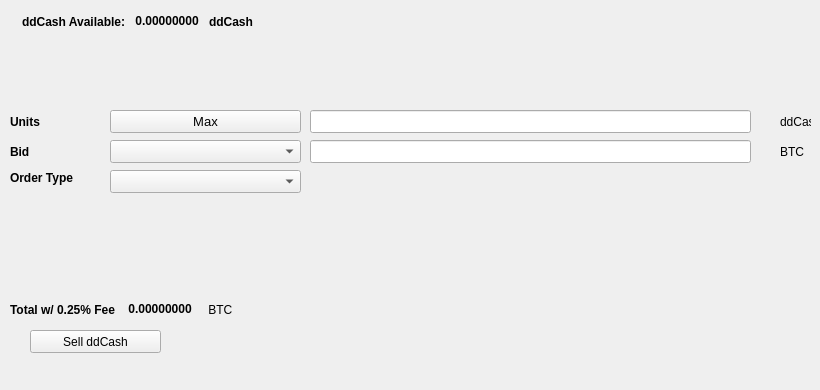
   <widget class="QWidget" name="SellTab">
    <attribute name="title">
     <string>Sell</string>
    </attribute>
    <widget class="QLabel" name="label_16">
     <property name="geometry">
      <rect>
       <x>780</x>
       <y>140</y>
       <width>31</width>
       <height>23</height>
      </rect>
     </property>
     <property name="text">
      <string>BTC</string>
     </property>
    </widget>
    <widget class="QComboBox" name="SellBidcomboBox">
     <property name="geometry">
      <rect>
       <x>110</x>
       <y>140</y>
       <width>191</width>
       <height>23</height>
      </rect>
     </property>
     <property name="font">
      <font>
       <pointsize>10</pointsize>
      </font>
     </property>
    </widget>
    <widget class="QLabel" name="label_18">
     <property name="geometry">
      <rect>
       <x>10</x>
       <y>110</y>
       <width>46</width>
       <height>23</height>
      </rect>
     </property>
     <property name="font">
      <font>
       <weight>75</weight>
       <bold>true</bold>
      </font>
     </property>
     <property name="text">
      <string>Units</string>
     </property>
    </widget>
    <widget class="QPushButton" name="Sell_Max_Amount">
     <property name="geometry">
      <rect>
       <x>110</x>
       <y>110</y>
       <width>191</width>
       <height>23</height>
      </rect>
     </property>
     <property name="font">
      <font>
       <pointsize>10</pointsize>
      </font>
     </property>
     <property name="text">
      <string>Max</string>
     </property>
    </widget>
    <widget class="QLabel" name="label_20">
     <property name="geometry">
      <rect>
       <x>10</x>
       <y>170</y>
       <width>91</width>
       <height>16</height>
      </rect>
     </property>
     <property name="font">
      <font>
       <weight>75</weight>
       <bold>true</bold>
      </font>
     </property>
     <property name="text">
      <string>Order Type</string>
     </property>
    </widget>
    <widget class="QComboBox" name="SellOrdertypeCombo">
     <property name="geometry">
      <rect>
       <x>110</x>
       <y>170</y>
       <width>191</width>
       <height>23</height>
      </rect>
     </property>
     <property name="font">
      <font>
       <pointsize>10</pointsize>
      </font>
     </property>
    </widget>
    <widget class="QLabel" name="label_21">
     <property name="geometry">
      <rect>
       <x>10</x>
       <y>140</y>
       <width>46</width>
       <height>23</height>
      </rect>
     </property>
     <property name="font">
      <font>
       <weight>75</weight>
       <bold>true</bold>
      </font>
     </property>
     <property name="text">
      <string>Bid</string>
     </property>
    </widget>
    <widget class="QLabel" name="label_22">
     <property name="geometry">
      <rect>
       <x>780</x>
       <y>110</y>
       <width>31</width>
       <height>23</height>
      </rect>
     </property>
     <property name="text">
      <string>ddCash</string>
     </property>
    </widget>
    <widget class="QLineEdit" name="UnitsInputddCash">
     <property name="geometry">
      <rect>
       <x>310</x>
       <y>110</y>
       <width>441</width>
       <height>23</height>
      </rect>
     </property>
     <property name="font">
      <font>
       <pointsize>9</pointsize>
       <weight>75</weight>
       <bold>true</bold>
      </font>
     </property>
    </widget>
    <widget class="QLineEdit" name="SellBidPriceEdit">
     <property name="geometry">
      <rect>
       <x>310</x>
       <y>140</y>
       <width>441</width>
       <height>23</height>
      </rect>
     </property>
     <property name="font">
      <font>
       <pointsize>9</pointsize>
       <weight>75</weight>
       <bold>true</bold>
      </font>
     </property>
    </widget>
    <widget class="QPushButton" name="SellddCashBTN">
     <property name="geometry">
      <rect>
       <x>30</x>
       <y>330</y>
       <width>131</width>
       <height>23</height>
      </rect>
     </property>
     <property name="text">
      <string>Sell ddCash</string>
     </property>
     <property name="icon">
      <iconset resource="../ddcash">
       <normaloff>:/icons/bitcoin</normaloff>:/icons/bitcoin</iconset>
     </property>
    </widget>
    <widget class="QWidget" name="layoutWidget3">
     <property name="geometry">
      <rect>
       <x>22</x>
       <y>12</y>
       <width>258</width>
       <height>19</height>
      </rect>
     </property>
     <layout class="QHBoxLayout" name="horizontalLayout">
      <item>
       <widget class="QLabel" name="label232_2">
        <property name="font">
         <font>
          <weight>75</weight>
          <bold>true</bold>
         </font>
        </property>
        <property name="text">
         <string>ddCash Available:</string>
        </property>
       </widget>
      </item>
      <item>
       <widget class="QLabel" name="ddCashAvailableLabel">
        <property name="palette">
         <palette>
          <active>
           <colorrole role="WindowText">
            <brush brushstyle="SolidPattern">
             <color alpha="255">
              <red>0</red>
              <green>0</green>
              <blue>0</blue>
             </color>
            </brush>
           </colorrole>
           <colorrole role="Button">
            <brush brushstyle="SolidPattern">
             <color alpha="255">
              <red>0</red>
              <green>170</green>
              <blue>0</blue>
             </color>
            </brush>
           </colorrole>
           <colorrole role="Light">
            <brush brushstyle="SolidPattern">
             <color alpha="255">
              <red>0</red>
              <green>255</green>
              <blue>0</blue>
             </color>
            </brush>
           </colorrole>
           <colorrole role="Midlight">
            <brush brushstyle="SolidPattern">
             <color alpha="255">
              <red>0</red>
              <green>212</green>
              <blue>0</blue>
             </color>
            </brush>
           </colorrole>
           <colorrole role="Dark">
            <brush brushstyle="SolidPattern">
             <color alpha="255">
              <red>0</red>
              <green>85</green>
              <blue>0</blue>
             </color>
            </brush>
           </colorrole>
           <colorrole role="Mid">
            <brush brushstyle="SolidPattern">
             <color alpha="255">
              <red>0</red>
              <green>113</green>
              <blue>0</blue>
             </color>
            </brush>
           </colorrole>
           <colorrole role="Text">
            <brush brushstyle="SolidPattern">
             <color alpha="255">
              <red>0</red>
              <green>170</green>
              <blue>0</blue>
             </color>
            </brush>
           </colorrole>
           <colorrole role="BrightText">
            <brush brushstyle="SolidPattern">
             <color alpha="255">
              <red>255</red>
              <green>255</green>
              <blue>255</blue>
             </color>
            </brush>
           </colorrole>
           <colorrole role="ButtonText">
            <brush brushstyle="SolidPattern">
             <color alpha="255">
              <red>0</red>
              <green>0</green>
              <blue>0</blue>
             </color>
            </brush>
           </colorrole>
           <colorrole role="Base">
            <brush brushstyle="SolidPattern">
             <color alpha="255">
              <red>255</red>
              <green>255</green>
              <blue>255</blue>
             </color>
            </brush>
           </colorrole>
           <colorrole role="Window">
            <brush brushstyle="SolidPattern">
             <color alpha="255">
              <red>0</red>
              <green>170</green>
              <blue>0</blue>
             </color>
            </brush>
           </colorrole>
           <colorrole role="Shadow">
            <brush brushstyle="SolidPattern">
             <color alpha="255">
              <red>0</red>
              <green>0</green>
              <blue>0</blue>
             </color>
            </brush>
           </colorrole>
           <colorrole role="AlternateBase">
            <brush brushstyle="SolidPattern">
             <color alpha="255">
              <red>127</red>
              <green>212</green>
              <blue>127</blue>
             </color>
            </brush>
           </colorrole>
           <colorrole role="ToolTipBase">
            <brush brushstyle="SolidPattern">
             <color alpha="255">
              <red>255</red>
              <green>255</green>
              <blue>220</blue>
             </color>
            </brush>
           </colorrole>
           <colorrole role="ToolTipText">
            <brush brushstyle="SolidPattern">
             <color alpha="255">
              <red>0</red>
              <green>0</green>
              <blue>0</blue>
             </color>
            </brush>
           </colorrole>
          </active>
          <inactive>
           <colorrole role="WindowText">
            <brush brushstyle="SolidPattern">
             <color alpha="255">
              <red>0</red>
              <green>0</green>
              <blue>0</blue>
             </color>
            </brush>
           </colorrole>
           <colorrole role="Button">
            <brush brushstyle="SolidPattern">
             <color alpha="255">
              <red>0</red>
              <green>170</green>
              <blue>0</blue>
             </color>
            </brush>
           </colorrole>
           <colorrole role="Light">
            <brush brushstyle="SolidPattern">
             <color alpha="255">
              <red>0</red>
              <green>255</green>
              <blue>0</blue>
             </color>
            </brush>
           </colorrole>
           <colorrole role="Midlight">
            <brush brushstyle="SolidPattern">
             <color alpha="255">
              <red>0</red>
              <green>212</green>
              <blue>0</blue>
             </color>
            </brush>
           </colorrole>
           <colorrole role="Dark">
            <brush brushstyle="SolidPattern">
             <color alpha="255">
              <red>0</red>
              <green>85</green>
              <blue>0</blue>
             </color>
            </brush>
           </colorrole>
           <colorrole role="Mid">
            <brush brushstyle="SolidPattern">
             <color alpha="255">
              <red>0</red>
              <green>113</green>
              <blue>0</blue>
             </color>
            </brush>
           </colorrole>
           <colorrole role="Text">
            <brush brushstyle="SolidPattern">
             <color alpha="255">
              <red>0</red>
              <green>170</green>
              <blue>0</blue>
             </color>
            </brush>
           </colorrole>
           <colorrole role="BrightText">
            <brush brushstyle="SolidPattern">
             <color alpha="255">
              <red>255</red>
              <green>255</green>
              <blue>255</blue>
             </color>
            </brush>
           </colorrole>
           <colorrole role="ButtonText">
            <brush brushstyle="SolidPattern">
             <color alpha="255">
              <red>0</red>
              <green>0</green>
              <blue>0</blue>
             </color>
            </brush>
           </colorrole>
           <colorrole role="Base">
            <brush brushstyle="SolidPattern">
             <color alpha="255">
              <red>255</red>
              <green>255</green>
              <blue>255</blue>
             </color>
            </brush>
           </colorrole>
           <colorrole role="Window">
            <brush brushstyle="SolidPattern">
             <color alpha="255">
              <red>0</red>
              <green>170</green>
              <blue>0</blue>
             </color>
            </brush>
           </colorrole>
           <colorrole role="Shadow">
            <brush brushstyle="SolidPattern">
             <color alpha="255">
              <red>0</red>
              <green>0</green>
              <blue>0</blue>
             </color>
            </brush>
           </colorrole>
           <colorrole role="AlternateBase">
            <brush brushstyle="SolidPattern">
             <color alpha="255">
              <red>127</red>
              <green>212</green>
              <blue>127</blue>
             </color>
            </brush>
           </colorrole>
           <colorrole role="ToolTipBase">
            <brush brushstyle="SolidPattern">
             <color alpha="255">
              <red>255</red>
              <green>255</green>
              <blue>220</blue>
             </color>
            </brush>
           </colorrole>
           <colorrole role="ToolTipText">
            <brush brushstyle="SolidPattern">
             <color alpha="255">
              <red>0</red>
              <green>0</green>
              <blue>0</blue>
             </color>
            </brush>
           </colorrole>
          </inactive>
          <disabled>
           <colorrole role="WindowText">
            <brush brushstyle="SolidPattern">
             <color alpha="255">
              <red>0</red>
              <green>85</green>
              <blue>0</blue>
             </color>
            </brush>
           </colorrole>
           <colorrole role="Button">
            <brush brushstyle="SolidPattern">
             <color alpha="255">
              <red>0</red>
              <green>170</green>
              <blue>0</blue>
             </color>
            </brush>
           </colorrole>
           <colorrole role="Light">
            <brush brushstyle="SolidPattern">
             <color alpha="255">
              <red>0</red>
              <green>255</green>
              <blue>0</blue>
             </color>
            </brush>
           </colorrole>
           <colorrole role="Midlight">
            <brush brushstyle="SolidPattern">
             <color alpha="255">
              <red>0</red>
              <green>212</green>
              <blue>0</blue>
             </color>
            </brush>
           </colorrole>
           <colorrole role="Dark">
            <brush brushstyle="SolidPattern">
             <color alpha="255">
              <red>0</red>
              <green>85</green>
              <blue>0</blue>
             </color>
            </brush>
           </colorrole>
           <colorrole role="Mid">
            <brush brushstyle="SolidPattern">
             <color alpha="255">
              <red>0</red>
              <green>113</green>
              <blue>0</blue>
             </color>
            </brush>
           </colorrole>
           <colorrole role="Text">
            <brush brushstyle="SolidPattern">
             <color alpha="255">
              <red>0</red>
              <green>85</green>
              <blue>0</blue>
             </color>
            </brush>
           </colorrole>
           <colorrole role="BrightText">
            <brush brushstyle="SolidPattern">
             <color alpha="255">
              <red>255</red>
              <green>255</green>
              <blue>255</blue>
             </color>
            </brush>
           </colorrole>
           <colorrole role="ButtonText">
            <brush brushstyle="SolidPattern">
             <color alpha="255">
              <red>0</red>
              <green>85</green>
              <blue>0</blue>
             </color>
            </brush>
           </colorrole>
           <colorrole role="Base">
            <brush brushstyle="SolidPattern">
             <color alpha="255">
              <red>0</red>
              <green>170</green>
              <blue>0</blue>
             </color>
            </brush>
           </colorrole>
           <colorrole role="Window">
            <brush brushstyle="SolidPattern">
             <color alpha="255">
              <red>0</red>
              <green>170</green>
              <blue>0</blue>
             </color>
            </brush>
           </colorrole>
           <colorrole role="Shadow">
            <brush brushstyle="SolidPattern">
             <color alpha="255">
              <red>0</red>
              <green>0</green>
              <blue>0</blue>
             </color>
            </brush>
           </colorrole>
           <colorrole role="AlternateBase">
            <brush brushstyle="SolidPattern">
             <color alpha="255">
              <red>0</red>
              <green>170</green>
              <blue>0</blue>
             </color>
            </brush>
           </colorrole>
           <colorrole role="ToolTipBase">
            <brush brushstyle="SolidPattern">
             <color alpha="255">
              <red>255</red>
              <green>255</green>
              <blue>220</blue>
             </color>
            </brush>
           </colorrole>
           <colorrole role="ToolTipText">
            <brush brushstyle="SolidPattern">
             <color alpha="255">
              <red>0</red>
              <green>0</green>
              <blue>0</blue>
             </color>
            </brush>
           </colorrole>
          </disabled>
         </palette>
        </property>
        <property name="font">
         <font>
          <weight>75</weight>
          <bold>true</bold>
         </font>
        </property>
        <property name="text">
         <string> 0.00000000 </string>
        </property>
        <property name="textInteractionFlags">
         <set>Qt::LinksAccessibleByMouse|Qt::TextSelectableByKeyboard|Qt::TextSelectableByMouse</set>
        </property>
       </widget>
      </item>
      <item>
       <widget class="QLabel" name="labelddCash">
        <property name="font">
         <font>
          <weight>75</weight>
          <bold>true</bold>
         </font>
        </property>
        <property name="text">
         <string>ddCash</string>
        </property>
       </widget>
      </item>
     </layout>
    </widget>
    <widget class="QWidget" name="layoutWidget">
     <property name="geometry">
      <rect>
       <x>10</x>
       <y>300</y>
       <width>268</width>
       <height>19</height>
      </rect>
     </property>
     <layout class="QHBoxLayout" name="horizontalLayout_2">
      <item>
       <widget class="QLabel" name="label_19">
        <property name="font">
         <font>
          <weight>75</weight>
          <bold>true</bold>
         </font>
        </property>
        <property name="text">
         <string>Total w/ 0.25% Fee </string>
        </property>
       </widget>
      </item>
      <item>
       <widget class="QLabel" name="SellCostLabel">
        <property name="palette">
         <palette>
          <active>
           <colorrole role="WindowText">
            <brush brushstyle="SolidPattern">
             <color alpha="255">
              <red>0</red>
              <green>0</green>
              <blue>0</blue>
             </color>
            </brush>
           </colorrole>
           <colorrole role="Button">
            <brush brushstyle="SolidPattern">
             <color alpha="255">
              <red>0</red>
              <green>170</green>
              <blue>0</blue>
             </color>
            </brush>
           </colorrole>
           <colorrole role="Light">
            <brush brushstyle="SolidPattern">
             <color alpha="255">
              <red>0</red>
              <green>255</green>
              <blue>0</blue>
             </color>
            </brush>
           </colorrole>
           <colorrole role="Midlight">
            <brush brushstyle="SolidPattern">
             <color alpha="255">
              <red>0</red>
              <green>212</green>
              <blue>0</blue>
             </color>
            </brush>
           </colorrole>
           <colorrole role="Dark">
            <brush brushstyle="SolidPattern">
             <color alpha="255">
              <red>0</red>
              <green>85</green>
              <blue>0</blue>
             </color>
            </brush>
           </colorrole>
           <colorrole role="Mid">
            <brush brushstyle="SolidPattern">
             <color alpha="255">
              <red>0</red>
              <green>113</green>
              <blue>0</blue>
             </color>
            </brush>
           </colorrole>
           <colorrole role="Text">
            <brush brushstyle="SolidPattern">
             <color alpha="255">
              <red>0</red>
              <green>170</green>
              <blue>0</blue>
             </color>
            </brush>
           </colorrole>
           <colorrole role="BrightText">
            <brush brushstyle="SolidPattern">
             <color alpha="255">
              <red>255</red>
              <green>255</green>
              <blue>255</blue>
             </color>
            </brush>
           </colorrole>
           <colorrole role="ButtonText">
            <brush brushstyle="SolidPattern">
             <color alpha="255">
              <red>0</red>
              <green>0</green>
              <blue>0</blue>
             </color>
            </brush>
           </colorrole>
           <colorrole role="Base">
            <brush brushstyle="SolidPattern">
             <color alpha="255">
              <red>255</red>
              <green>255</green>
              <blue>255</blue>
             </color>
            </brush>
           </colorrole>
           <colorrole role="Window">
            <brush brushstyle="SolidPattern">
             <color alpha="255">
              <red>0</red>
              <green>170</green>
              <blue>0</blue>
             </color>
            </brush>
           </colorrole>
           <colorrole role="Shadow">
            <brush brushstyle="SolidPattern">
             <color alpha="255">
              <red>0</red>
              <green>0</green>
              <blue>0</blue>
             </color>
            </brush>
           </colorrole>
           <colorrole role="AlternateBase">
            <brush brushstyle="SolidPattern">
             <color alpha="255">
              <red>127</red>
              <green>212</green>
              <blue>127</blue>
             </color>
            </brush>
           </colorrole>
           <colorrole role="ToolTipBase">
            <brush brushstyle="SolidPattern">
             <color alpha="255">
              <red>255</red>
              <green>255</green>
              <blue>220</blue>
             </color>
            </brush>
           </colorrole>
           <colorrole role="ToolTipText">
            <brush brushstyle="SolidPattern">
             <color alpha="255">
              <red>0</red>
              <green>0</green>
              <blue>0</blue>
             </color>
            </brush>
           </colorrole>
          </active>
          <inactive>
           <colorrole role="WindowText">
            <brush brushstyle="SolidPattern">
             <color alpha="255">
              <red>0</red>
              <green>0</green>
              <blue>0</blue>
             </color>
            </brush>
           </colorrole>
           <colorrole role="Button">
            <brush brushstyle="SolidPattern">
             <color alpha="255">
              <red>0</red>
              <green>170</green>
              <blue>0</blue>
             </color>
            </brush>
           </colorrole>
           <colorrole role="Light">
            <brush brushstyle="SolidPattern">
             <color alpha="255">
              <red>0</red>
              <green>255</green>
              <blue>0</blue>
             </color>
            </brush>
           </colorrole>
           <colorrole role="Midlight">
            <brush brushstyle="SolidPattern">
             <color alpha="255">
              <red>0</red>
              <green>212</green>
              <blue>0</blue>
             </color>
            </brush>
           </colorrole>
           <colorrole role="Dark">
            <brush brushstyle="SolidPattern">
             <color alpha="255">
              <red>0</red>
              <green>85</green>
              <blue>0</blue>
             </color>
            </brush>
           </colorrole>
           <colorrole role="Mid">
            <brush brushstyle="SolidPattern">
             <color alpha="255">
              <red>0</red>
              <green>113</green>
              <blue>0</blue>
             </color>
            </brush>
           </colorrole>
           <colorrole role="Text">
            <brush brushstyle="SolidPattern">
             <color alpha="255">
              <red>0</red>
              <green>170</green>
              <blue>0</blue>
             </color>
            </brush>
           </colorrole>
           <colorrole role="BrightText">
            <brush brushstyle="SolidPattern">
             <color alpha="255">
              <red>255</red>
              <green>255</green>
              <blue>255</blue>
             </color>
            </brush>
           </colorrole>
           <colorrole role="ButtonText">
            <brush brushstyle="SolidPattern">
             <color alpha="255">
              <red>0</red>
              <green>0</green>
              <blue>0</blue>
             </color>
            </brush>
           </colorrole>
           <colorrole role="Base">
            <brush brushstyle="SolidPattern">
             <color alpha="255">
              <red>255</red>
              <green>255</green>
              <blue>255</blue>
             </color>
            </brush>
           </colorrole>
           <colorrole role="Window">
            <brush brushstyle="SolidPattern">
             <color alpha="255">
              <red>0</red>
              <green>170</green>
              <blue>0</blue>
             </color>
            </brush>
           </colorrole>
           <colorrole role="Shadow">
            <brush brushstyle="SolidPattern">
             <color alpha="255">
              <red>0</red>
              <green>0</green>
              <blue>0</blue>
             </color>
            </brush>
           </colorrole>
           <colorrole role="AlternateBase">
            <brush brushstyle="SolidPattern">
             <color alpha="255">
              <red>127</red>
              <green>212</green>
              <blue>127</blue>
             </color>
            </brush>
           </colorrole>
           <colorrole role="ToolTipBase">
            <brush brushstyle="SolidPattern">
             <color alpha="255">
              <red>255</red>
              <green>255</green>
              <blue>220</blue>
             </color>
            </brush>
           </colorrole>
           <colorrole role="ToolTipText">
            <brush brushstyle="SolidPattern">
             <color alpha="255">
              <red>0</red>
              <green>0</green>
              <blue>0</blue>
             </color>
            </brush>
           </colorrole>
          </inactive>
          <disabled>
           <colorrole role="WindowText">
            <brush brushstyle="SolidPattern">
             <color alpha="255">
              <red>0</red>
              <green>85</green>
              <blue>0</blue>
             </color>
            </brush>
           </colorrole>
           <colorrole role="Button">
            <brush brushstyle="SolidPattern">
             <color alpha="255">
              <red>0</red>
              <green>170</green>
              <blue>0</blue>
             </color>
            </brush>
           </colorrole>
           <colorrole role="Light">
            <brush brushstyle="SolidPattern">
             <color alpha="255">
              <red>0</red>
              <green>255</green>
              <blue>0</blue>
             </color>
            </brush>
           </colorrole>
           <colorrole role="Midlight">
            <brush brushstyle="SolidPattern">
             <color alpha="255">
              <red>0</red>
              <green>212</green>
              <blue>0</blue>
             </color>
            </brush>
           </colorrole>
           <colorrole role="Dark">
            <brush brushstyle="SolidPattern">
             <color alpha="255">
              <red>0</red>
              <green>85</green>
              <blue>0</blue>
             </color>
            </brush>
           </colorrole>
           <colorrole role="Mid">
            <brush brushstyle="SolidPattern">
             <color alpha="255">
              <red>0</red>
              <green>113</green>
              <blue>0</blue>
             </color>
            </brush>
           </colorrole>
           <colorrole role="Text">
            <brush brushstyle="SolidPattern">
             <color alpha="255">
              <red>0</red>
              <green>85</green>
              <blue>0</blue>
             </color>
            </brush>
           </colorrole>
           <colorrole role="BrightText">
            <brush brushstyle="SolidPattern">
             <color alpha="255">
              <red>255</red>
              <green>255</green>
              <blue>255</blue>
             </color>
            </brush>
           </colorrole>
           <colorrole role="ButtonText">
            <brush brushstyle="SolidPattern">
             <color alpha="255">
              <red>0</red>
              <green>85</green>
              <blue>0</blue>
             </color>
            </brush>
           </colorrole>
           <colorrole role="Base">
            <brush brushstyle="SolidPattern">
             <color alpha="255">
              <red>0</red>
              <green>170</green>
              <blue>0</blue>
             </color>
            </brush>
           </colorrole>
           <colorrole role="Window">
            <brush brushstyle="SolidPattern">
             <color alpha="255">
              <red>0</red>
              <green>170</green>
              <blue>0</blue>
             </color>
            </brush>
           </colorrole>
           <colorrole role="Shadow">
            <brush brushstyle="SolidPattern">
             <color alpha="255">
              <red>0</red>
              <green>0</green>
              <blue>0</blue>
             </color>
            </brush>
           </colorrole>
           <colorrole role="AlternateBase">
            <brush brushstyle="SolidPattern">
             <color alpha="255">
              <red>0</red>
              <green>170</green>
              <blue>0</blue>
             </color>
            </brush>
           </colorrole>
           <colorrole role="ToolTipBase">
            <brush brushstyle="SolidPattern">
             <color alpha="255">
              <red>255</red>
              <green>255</green>
              <blue>220</blue>
             </color>
            </brush>
           </colorrole>
           <colorrole role="ToolTipText">
            <brush brushstyle="SolidPattern">
             <color alpha="255">
              <red>0</red>
              <green>0</green>
              <blue>0</blue>
             </color>
            </brush>
           </colorrole>
          </disabled>
         </palette>
        </property>
        <property name="font">
         <font>
          <weight>75</weight>
          <bold>true</bold>
         </font>
        </property>
        <property name="autoFillBackground">
         <bool>false</bool>
        </property>
        <property name="text">
         <string> 0.00000000</string>
        </property>
        <property name="textInteractionFlags">
         <set>Qt::LinksAccessibleByMouse|Qt::TextSelectableByMouse</set>
        </property>
       </widget>
      </item>
      <item>
       <widget class="QLabel" name="label_17">
        <property name="font">
         <font>
          <weight>50</weight>
          <bold>false</bold>
         </font>
        </property>
        <property name="text">
         <string> BTC</string>
        </property>
       </widget>
      </item>
     </layout>
    </widget>
    <widget class="QLabel" name="label_23">
     <property name="geometry">
      <rect>
       <x>460</x>
       <y>300</y>
       <width>281</width>
       <height>81</height>
      </rect>
     </property>
     <property name="text">
      <string/>
     </property>
     <property name="pixmap">
      <pixmap>:/images/bittrex</pixmap>
     </property>
    </widget>
   </widget>
